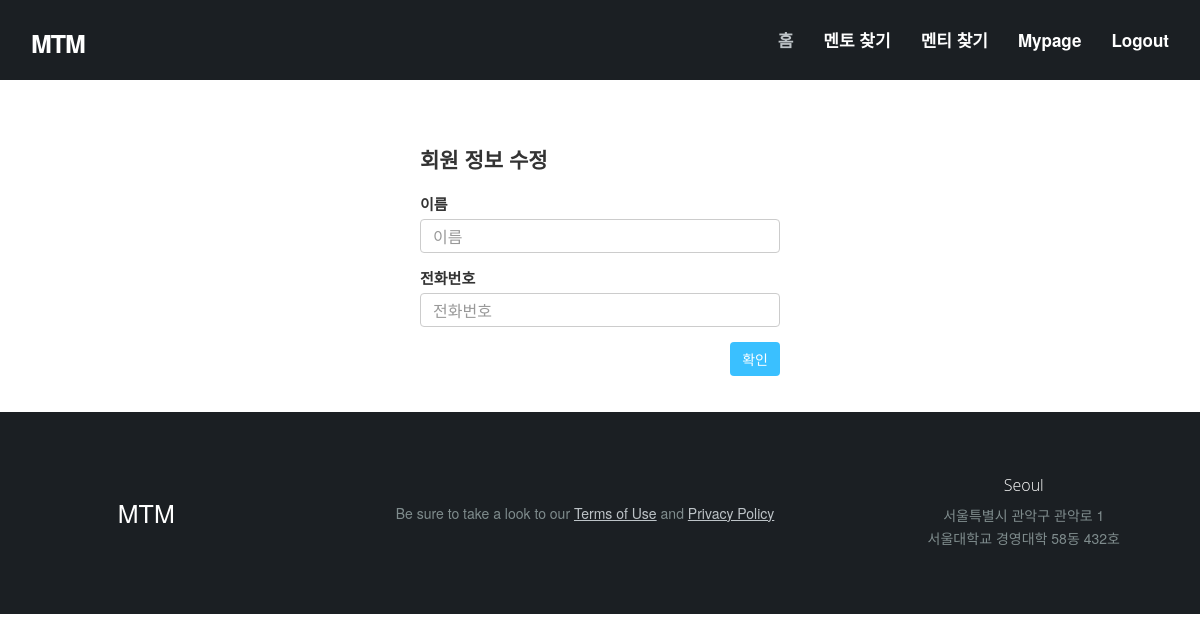
Page /account/profile_edit/ (signed in) on the earlier database version.
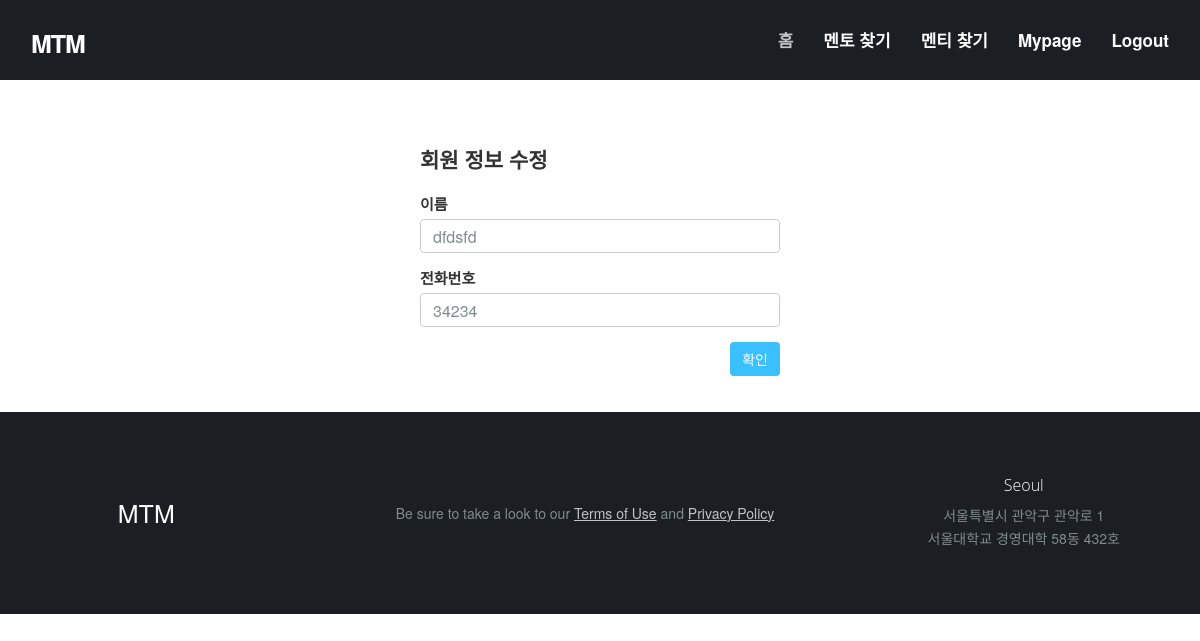
Same page on the later database version.
### account/models.py (models this page shows, shortened)
class Profile(models.Model):
    user = models.OneToOneField(settings.AUTH_USER_MODEL, on_delete=models.CASCADE)
    name = models.CharField(max_length=20, verbose_name='이름')
    phone = models.CharField(max_length=20, verbose_name='전화번호')

### account/views.py (the view)
@login_required
def profile_edit(request):
    user = get_object_or_404(User, pk=request.user.pk)
    if request.method == 'POST':
        form = ProfileUpdateForm(request.POST, instance = user.profile)
        if form.is_valid():
            form.save()
            return render(request, 'account/profile.html',{'user':user,'form':form,})
    else:
        form = ProfileUpdateForm(instance = user.profile)
    return render(request, 'account/profile_edit.html',{'user':user,'form':form,})

### account/forms.py
class ProfileUpdateForm(forms.ModelForm):
    class Meta:
        model = Profile
        fields = ['name', 'phone', ]

### account/templates/account/profile_edit.html (shortened to what this page needs)
{% extends 'mentoring/base.html' %}
{% load staticfiles %}
{% load bootstrap3 %}
{% block content %}
<div class="container">
    <div class="row">
    <div class="col-sm-4 col-sm-offset-4"style="margin-top: 3%;margin-bottom: 3%;">
        <p class="lead text-align-center"><strong>회원 정보 수정</strong></p>
        <form method="post" action="" enctype="multipart/form-data">{% csrf_token %}
            {% bootstrap_form form %}
            {% buttons %}
                <button type="submit" class="btn btn-primary pull-right">{% bootstrap_icon "ok-sign" %} 확인 </button>
            {% endbuttons %}
        </form>
    </div>
    </div>
</div>
{% endblock %}

Differences in the rows shown:
changed Profile: name (not shown) → "dfdsfd"; phone (not shown) → "34234"
